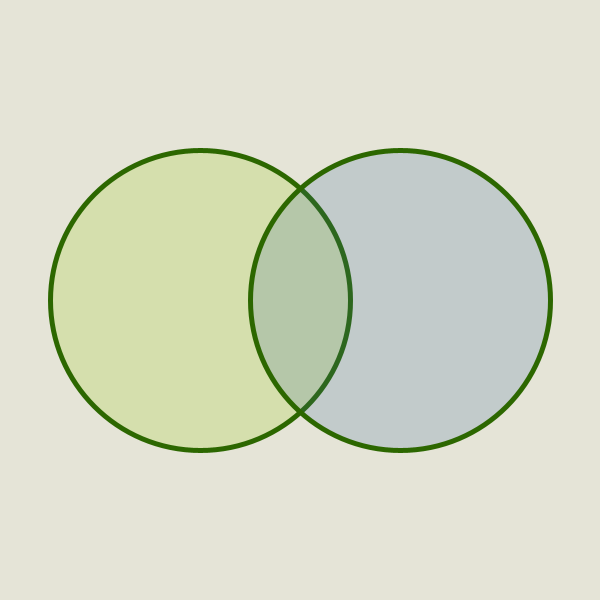
Frame 1 (no input)
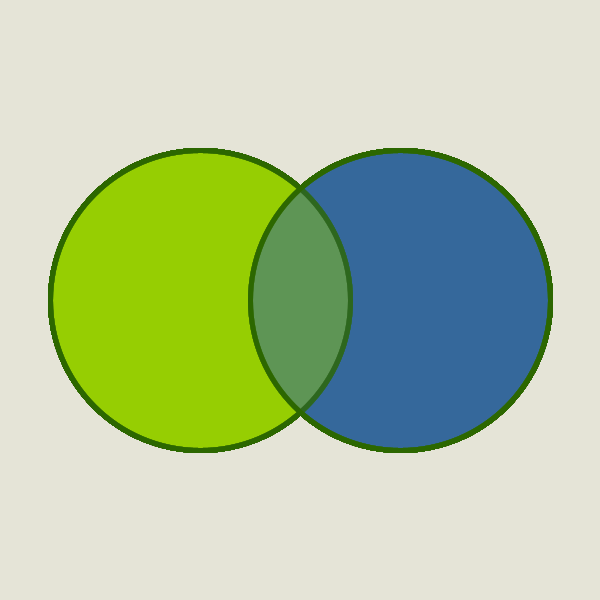
Frame 60 (the mouse pressed at the canvas centre just before this capture)
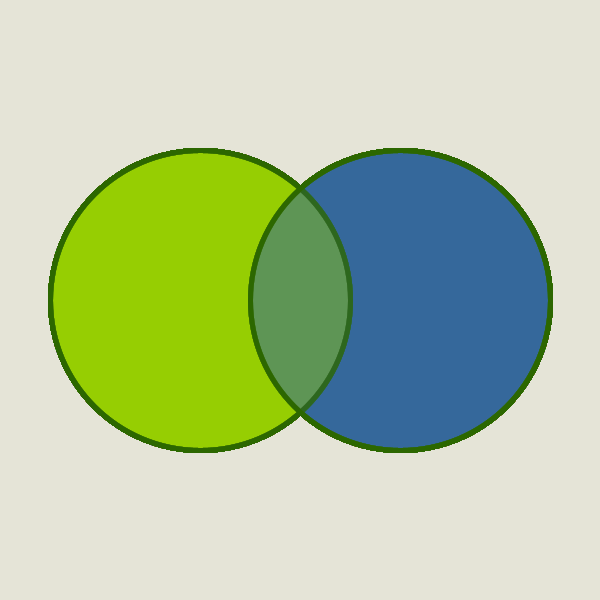
Frame 120 (the mouse held since frame 60 and released just before this capture)

The Processing sketch that drew these frames (run headless with seeded random() and noise(); from frame 60 on, the mouse is pressed at the canvas centre):

// Processing sketch: processing_90456
// ── processing_90456.pde

color[] pallette = {#E5E4D7, #2C6700, #92CD00, #336699, #990033, #FFCF79};

int lf = pallette[2];
int rf = pallette[3];



void setup(){
    size(600, 600);
    smooth();
    background(pallette[0]);
    fill(0);
}

void draw(){
    strokeWeight(5);
    stroke(pallette[1]);
    fill(lf, 50);
    ellipse(width/3, height/2, 300, 300);
    fill(rf, 50);
    ellipse(width*2/3, height/2, 300, 300);
    
    //detect if any key is pressed
    if(keyPressed){
        //click "l" key
        if(key == 'l'){
        lf = pallette[4];
        } else {
        lf = pallette[2];
        }
        //click "r" key
        if(key == 'r'){
        rf = pallette[5];
        } else {
        rf = pallette[3];
        }
     }
}
